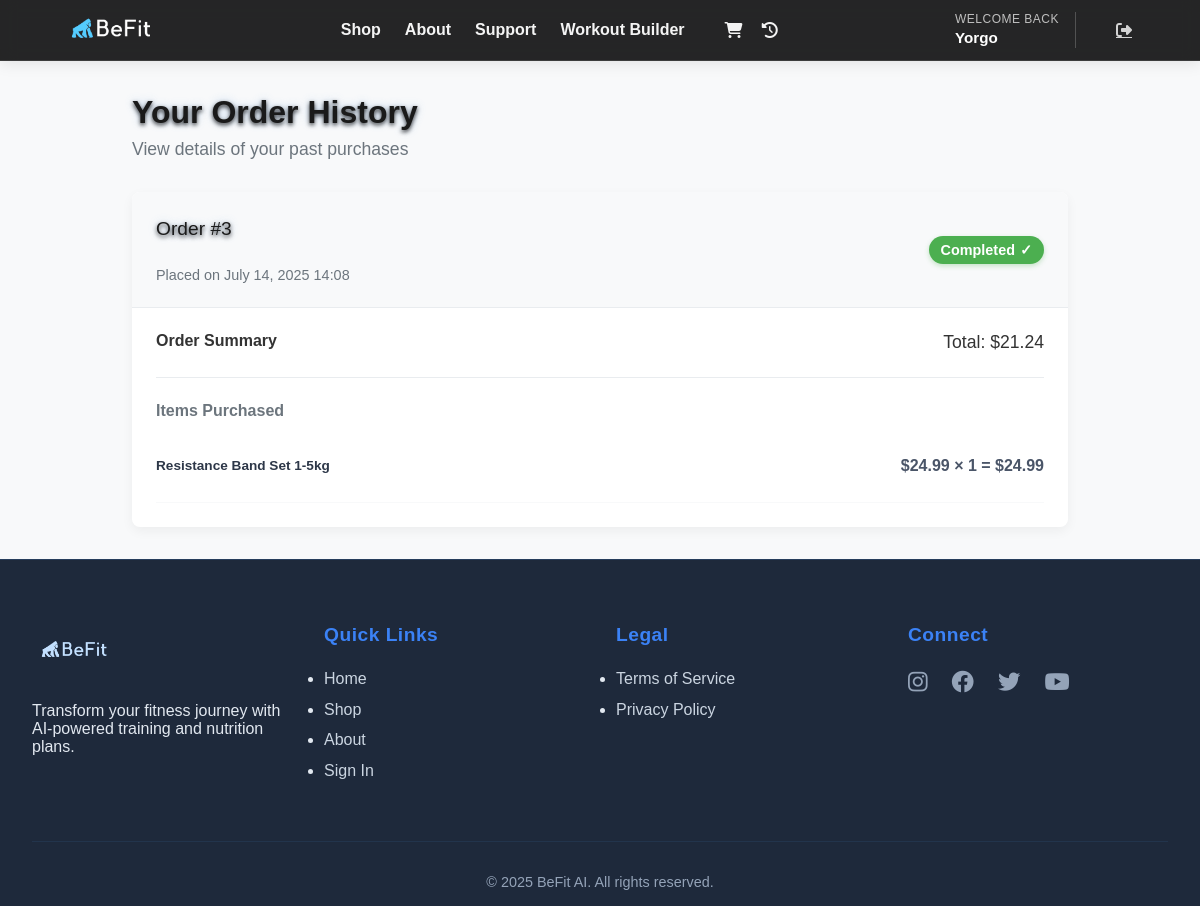
Page /ecommerce/orders.php (signed in) on the committed database.
### tables this page shows
CREATE TABLE `orders` (
  `id` int(11) NOT NULL AUTO_INCREMENT,
  `user_id` int(11) NOT NULL,
  `total` decimal(10,2) NOT NULL,
  `status` enum('pending','completed') DEFAULT 'pending',
  `created_at` timestamp NOT NULL DEFAULT current_timestamp(),
  `status_updated_at` timestamp NOT NULL DEFAULT current_timestamp() ON UPDATE current_timestamp(),
  PRIMARY KEY (`id`),
  KEY `user_id` (`user_id`),
  KEY `created_at` (`created_at`),
  CONSTRAINT `orders_ibfk_1` FOREIGN KEY (`user_id`) REFERENCES `users` (`id`)
);

CREATE TABLE `order_items` (
  `order_id` int(11) NOT NULL,
  `product_id` int(11) NOT NULL,
  `quantity` int(11) NOT NULL,
  KEY `order_id` (`order_id`),
  KEY `product_id` (`product_id`),
  CONSTRAINT `order_items_ibfk_1` FOREIGN KEY (`order_id`) REFERENCES `orders` (`id`),
  CONSTRAINT `order_items_ibfk_2` FOREIGN KEY (`product_id`) REFERENCES `products` (`id`)
);

CREATE TABLE `products` (
  `id` int(11) NOT NULL AUTO_INCREMENT,
  `name` varchar(255) NOT NULL,
  `description` text DEFAULT NULL,
  `price` decimal(10,2) NOT NULL,
  `image_url` varchar(255) DEFAULT NULL,
  `category` enum('equipment','supplement') NOT NULL,
  `created_at` timestamp NOT NULL DEFAULT current_timestamp(),
  PRIMARY KEY (`id`)
);

### ecommerce/orders.php (the view, shortened to what this page needs)
<?php
require_once '../auth/config.php';
$orders = $pdo->prepare("SELECT * FROM orders WHERE user_id = ? ORDER BY created_at DESC");
$orders->execute([$_SESSION['user_id']]);
$orders = $orders->fetchAll(PDO::FETCH_ASSOC);
?>
<!DOCTYPE html>
<html>
<head>
    <link rel="stylesheet" href="../public/css/styles1.css">
    <link rel="stylesheet" href="https://cdnjs.cloudflare.com/ajax/libs/font-awesome/6.4.0/css/all.min.css">
</head>
<body>
    <?php include '../includes/header.php'; ?>
    <div class="orders-container">
        <div class="orders-header">
            <h1 class="orders-title">Your Order History</h1>
            <p class="orders-subtitle">View details of your past purchases</p>
        </div>
        <?php if (empty($orders)): ?>
            <div class="empty-orders">
                <div class="empty-icon">
                    <i class="fas fa-box-open"></i>
                </div>
                <h3 class="empty-message">You haven't placed any orders yet</h3>
                <a href="../ecommerce/shop.php" class="cta-button">
                    Start Shopping <i class="fas fa-arrow-right"></i>
                </a>
            </div>
        <?php else: ?>
            <?php foreach ($orders as $order): ?>
                <div class="order-card">
    <div class="order-header">
        <div>
            <h3 class="order-id">Order #<?= $order['id'] ?></h3>
            <p class="order-date">Placed on <?= date('F j, Y H:i', strtotime($order['created_at'])) ?></p>
        </div>
        <span class="order-status status-<?= $order['status'] ?>">
            <?php if ($order['status'] == 'pending'): ?>
                <span id="status-timer-<?= $order['id'] ?>"></span>
            <?php else: ?>
                <?= ucfirst($order['status']) ?>
            <?php endif; ?>
        </span>
    </div>
    <div class="order-details">
        <div class="order-summary">
            <div>
                <h4>Order Summary</h4>
            </div>
            <div class="order-total">
                Total: $<?= number_format($order['total'], 2) ?>
            </div>
        </div>
        <div class="order-items">
            <h5 class="items-title">Items Purchased</h5>
            <?php
            $stmt = $pdo->prepare("
                SELECT p.name, p.price, oi.quantity
                FROM order_items oi
                JOIN products p ON p.id = oi.product_id
                WHERE oi.order_id = ?
            ");
            $stmt->execute([$order['id']]);
            $items = $stmt->fetchAll(PDO::FETCH_ASSOC);
            foreach ($items as $item):
            ?>
                <div class="item">
                    <span class="item-name"><?= $item['name'] ?></span>
                    <span class="item-price">
                        $<?= number_format($item['price'], 2) ?> × <?= $item['quantity'] ?> = $<?= number_format($item['price'] * $item['quantity'], 2) ?>
                    </span>
                </div>
            <?php endforeach; ?>
        </div>
    </div>
</div>
            <?php endforeach; ?>
        <?php endif; ?>
    </div>
    <?php include '../includes/footer.php'; ?>
</body>
</html>

### public/css/styles1.css (style rules this page uses)
:root { --primary: #0066FF; --primary-dark: #0052CC; --dark: #1A1A1A; --light: #F8F9FA; --gray: #6C757D; --section-padding: 8rem; --border-radius: 8px; }
* { margin: 0; padding: 0; box-sizing: border-box; font-family: 'Arial', sans-serif; }
:root { --primary-blue: #3B82F6; --secondary-blue: #60A5FA; --dark-bg: #1E293B; --light-bg: #F8FAFC; --accent-orange: #F59E0B; }
.shared-bg { background-image: url('../photos/img9.jpg'); background-size: cover; background-position: center; background-attachment: fixed; min-height: 100vh; position: relative; }
.shared-bg::before { content: ''; position: fixed; top: 0; left: 0; width: 100%; height: 100%; background: rgba(0, 0, 0, 0.6); z-index: 0; }
body::before { content: ''; position: fixed; top: 0; left: 0; width: 100%; height: 100vh; background: rgba(0, 0, 0, 0.6); z-index: -1; display: none; }
body { background-color: #f8f9fa; background-image: linear-gradient(to bottom, rgba(255,255,255,0.9) 0%, rgba(240,242,245,0.9) 100%); }
h1 { font-size: 4 rem; font-weight: 8000; line-height: 1.2; margin-bottom: 1.5rem; }
h3 { font-size: 1.5rem; font-weight: 300; font-weight: 6000; line-height: 1.4; margin-bottom: 1.5rem; max-width: 500px; }
h1, h3 { text-shadow: 0 2px 4px rgba(0, 0, 0, 0.8), 0 0 10px rgba(74, 144, 226, 0.3); }
html { scroll-behavior: smooth; }
body { animation: fadeIn 0.5s ease; }
.item-name { font-size: 0.85rem; margin: 0.5rem 0; margin-bottom: 0.5rem; font-weight: 600; color: #2d3748 !important; min-height: auto; height: auto; line-height: 1.3; flex-shrink: 0; }
.item-price { color: #4a5568 !important; font-weight: 600; font-size: 1rem; margin: 0.5rem 0; min-height: 1.5em; white-space: nowrap; height: 1.5em; }
body { font-family: 'Segoe UI', sans-serif; margin: 0; padding: 0; color: #333; }

### ecommerce/orders.php (style rules this page uses)
.orders-container { max-width: 1000px; margin: 2rem auto; padding: 0 2rem; }
.orders-header { margin-bottom: 2rem; }
.orders-title { font-size: 2rem; color: var(--dark); margin-bottom: 0.5rem; font-weight: 600; }
.orders-subtitle { color: var(--gray); font-size: 1.1rem; }
.order-card { background: white; border-radius: 8px; box-shadow: 0 4px 12px rgba(0,0,0,0.05); margin-bottom: 2rem; overflow: hidden; }
.order-header { display: flex; justify-content: space-between; align-items: center; padding: 1.5rem; background: #f8f9fa; border-bottom: 1px solid #e9ecef; }
.order-id { font-size: 1.2rem; color: var(--dark); font-weight: 500; }
.order-date { color: var(--gray); font-size: 0.9rem; }
.order-status { padding: 6px 12px; border-radius: 20px; font-weight: 600; font-size: 0.9rem; display: inline-flex; align-items: center; }
.status-completed { background: #d4edda; color: #155724; }
.order-details { padding: 1.5rem; }
.order-summary { display: flex; justify-content: space-between; margin-bottom: 1.5rem; }
.order-total { font-size: 1.1rem; font-weight: 500; }
.order-items { border-top: 1px solid #e9ecef; padding-top: 1.5rem; }
.items-title { font-size: 1rem; color: var(--gray); margin-bottom: 1rem; }
.item { display: flex; justify-content: space-between; padding: 0.8rem 0; border-bottom: 1px solid #f8f9fa; }
.item-name { font-weight: 500; }
.item-price { color: var(--gray); }
.status-completed { background: #4CAF50; color: white; box-shadow: 0 2px 5px rgba(76, 175, 80, 0.3); }
.status-completed::after { content: "✓"; margin-left: 5px; font-weight: bold; }

### rows in the picture
orders: id "3", created_at "July 14, 2025 14:08", status "Completed", total "21.24"
order_items: product.name "Resistance Band Set 1-5kg", product.price "24.99", quantity "1", $item['price']*$item['quantity'] "24.99"

### other values in the picture
$_SESSION['user_name'] "Yorgo"
